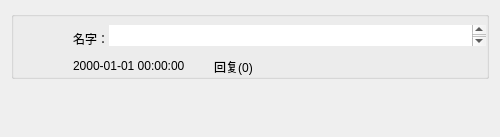
<?xml version="1.0" encoding="UTF-8"?>
<ui version="4.0">
 <class>statusWidget</class>
 <widget class="QWidget" name="statusWidget">
  <property name="geometry">
   <rect>
    <x>0</x>
    <y>0</y>
    <width>500</width>
    <height>137</height>
   </rect>
  </property>
  <property name="sizePolicy">
   <sizepolicy hsizetype="Preferred" vsizetype="Expanding">
    <horstretch>0</horstretch>
    <verstretch>0</verstretch>
   </sizepolicy>
  </property>
  <property name="minimumSize">
   <size>
    <width>500</width>
    <height>137</height>
   </size>
  </property>
  <property name="windowTitle">
   <string>Form</string>
  </property>
  <property name="styleSheet">
   <string notr="true">QWidget[objectName=&quot;statusWidget&quot;]{
	background-color: rgb(255, 255, 255);
}</string>
  </property>
  <layout class="QVBoxLayout" name="verticalLayout">
   <property name="spacing">
    <number>4</number>
   </property>
   <item>
    <widget class="QGroupBox" name="groupBox">
     <property name="sizePolicy">
      <sizepolicy hsizetype="Preferred" vsizetype="Minimum">
       <horstretch>0</horstretch>
       <verstretch>0</verstretch>
      </sizepolicy>
     </property>
     <property name="minimumSize">
      <size>
       <width>0</width>
       <height>68</height>
      </size>
     </property>
     <property name="title">
      <string/>
     </property>
     <property name="flat">
      <bool>true</bool>
     </property>
     <layout class="QGridLayout" name="gridLayout">
      <property name="leftMargin">
       <number>0</number>
      </property>
      <property name="topMargin">
       <number>8</number>
      </property>
      <property name="rightMargin">
       <number>0</number>
      </property>
      <property name="bottomMargin">
       <number>0</number>
      </property>
      <property name="spacing">
       <number>0</number>
      </property>
      <item row="0" column="0">
       <layout class="QHBoxLayout" name="horizontalLayout_16">
        <property name="spacing">
         <number>9</number>
        </property>
        <property name="sizeConstraint">
         <enum>QLayout::SetMinimumSize</enum>
        </property>
        <item>
         <layout class="QVBoxLayout" name="verticalLayout_7">
          <item>
           <widget class="QLabel" name="head">
            <property name="minimumSize">
             <size>
              <width>50</width>
              <height>50</height>
             </size>
            </property>
            <property name="maximumSize">
             <size>
              <width>50</width>
              <height>50</height>
             </size>
            </property>
            <property name="text">
             <string/>
            </property>
            <property name="pixmap">
             <pixmap resource="images/images.qrc">:/men_tiny.gif</pixmap>
            </property>
            <property name="scaledContents">
             <bool>true</bool>
            </property>
           </widget>
          </item>
          <item>
           <spacer name="verticalSpacer_3">
            <property name="orientation">
             <enum>Qt::Vertical</enum>
            </property>
            <property name="sizeHint" stdset="0">
             <size>
              <width>20</width>
              <height>0</height>
             </size>
            </property>
           </spacer>
          </item>
         </layout>
        </item>
        <item>
         <layout class="QVBoxLayout" name="verticalLayout_8">
          <item>
           <layout class="QHBoxLayout" name="horizontalLayout_15">
            <property name="spacing">
             <number>0</number>
            </property>
            <item>
             <layout class="QVBoxLayout" name="verticalLayout_6">
              <property name="spacing">
               <number>0</number>
              </property>
              <property name="topMargin">
               <number>6</number>
              </property>
              <item>
               <widget class="QLabel" name="name">
                <property name="minimumSize">
                 <size>
                  <width>0</width>
                  <height>0</height>
                 </size>
                </property>
                <property name="layoutDirection">
                 <enum>Qt::RightToLeft</enum>
                </property>
                <property name="text">
                 <string>名字：</string>
                </property>
                <property name="alignment">
                 <set>Qt::AlignLeading|Qt::AlignLeft|Qt::AlignVCenter</set>
                </property>
               </widget>
              </item>
              <item>
               <spacer name="verticalSpacer_2">
                <property name="orientation">
                 <enum>Qt::Vertical</enum>
                </property>
                <property name="sizeType">
                 <enum>QSizePolicy::Expanding</enum>
                </property>
                <property name="sizeHint" stdset="0">
                 <size>
                  <width>17</width>
                  <height>0</height>
                 </size>
                </property>
               </spacer>
              </item>
             </layout>
            </item>
            <item>
             <widget class="QTextEdit" name="comment">
              <property name="sizePolicy">
               <sizepolicy hsizetype="Expanding" vsizetype="Minimum">
                <horstretch>0</horstretch>
                <verstretch>0</verstretch>
               </sizepolicy>
              </property>
              <property name="frameShape">
               <enum>QFrame::NoFrame</enum>
              </property>
              <property name="frameShadow">
               <enum>QFrame::Sunken</enum>
              </property>
              <property name="readOnly">
               <bool>true</bool>
              </property>
              <property name="html">
               <string>&lt;!DOCTYPE HTML PUBLIC &quot;-//W3C//DTD HTML 4.0//EN&quot; &quot;http://www.w3.org/TR/REC-html40/strict.dtd&quot;&gt;
&lt;html&gt;&lt;head&gt;&lt;meta name=&quot;qrichtext&quot; content=&quot;1&quot; /&gt;&lt;style type=&quot;text/css&quot;&gt;
p, li { white-space: pre-wrap; }
&lt;/style&gt;&lt;/head&gt;&lt;body style=&quot; font-family:'SimSun'; font-size:9pt; font-weight:400; font-style:normal;&quot;&gt;
&lt;p style=&quot;-qt-paragraph-type:empty; margin-top:0px; margin-bottom:0px; margin-left:0px; margin-right:0px; -qt-block-indent:0; text-indent:0px;&quot;&gt;&lt;/p&gt;&lt;/body&gt;&lt;/html&gt;</string>
              </property>
             </widget>
            </item>
           </layout>
          </item>
          <item>
           <layout class="QHBoxLayout" name="horizontalLayout">
            <item>
             <widget class="QLabel" name="time">
              <property name="minimumSize">
               <size>
                <width>114</width>
                <height>0</height>
               </size>
              </property>
              <property name="maximumSize">
               <size>
                <width>114</width>
                <height>16777215</height>
               </size>
              </property>
              <property name="text">
               <string>2000-01-01 00:00:00</string>
              </property>
             </widget>
            </item>
            <item>
             <widget class="QPushButton" name="count">
              <property name="minimumSize">
               <size>
                <width>75</width>
                <height>23</height>
               </size>
              </property>
              <property name="maximumSize">
               <size>
                <width>75</width>
                <height>23</height>
               </size>
              </property>
              <property name="text">
               <string>回复(0)</string>
              </property>
              <property name="checkable">
               <bool>true</bool>
              </property>
              <property name="checked">
               <bool>false</bool>
              </property>
              <property name="flat">
               <bool>true</bool>
              </property>
             </widget>
            </item>
            <item>
             <spacer name="horizontalSpacer_14">
              <property name="orientation">
               <enum>Qt::Horizontal</enum>
              </property>
              <property name="sizeHint" stdset="0">
               <size>
                <width>40</width>
                <height>20</height>
               </size>
              </property>
             </spacer>
            </item>
           </layout>
          </item>
         </layout>
        </item>
       </layout>
      </item>
     </layout>
    </widget>
   </item>
   <item>
    <widget class="QWidget" name="gusetWidget" native="true">
     <property name="sizePolicy">
      <sizepolicy hsizetype="Preferred" vsizetype="Expanding">
       <horstretch>0</horstretch>
       <verstretch>0</verstretch>
      </sizepolicy>
     </property>
     <property name="minimumSize">
      <size>
       <width>0</width>
       <height>47</height>
      </size>
     </property>
     <layout class="QVBoxLayout" name="gusetWL">
      <property name="spacing">
       <number>2</number>
      </property>
      <property name="margin">
       <number>0</number>
      </property>
      <item>
       <spacer name="verticalSpacer">
        <property name="orientation">
         <enum>Qt::Vertical</enum>
        </property>
        <property name="sizeHint" stdset="0">
         <size>
          <width>20</width>
          <height>11111111</height>
         </size>
        </property>
       </spacer>
      </item>
     </layout>
    </widget>
   </item>
  </layout>
 </widget>
 <resources>
  <include location="images/images.qrc"/>
 </resources>
 <connections/>
</ui>
